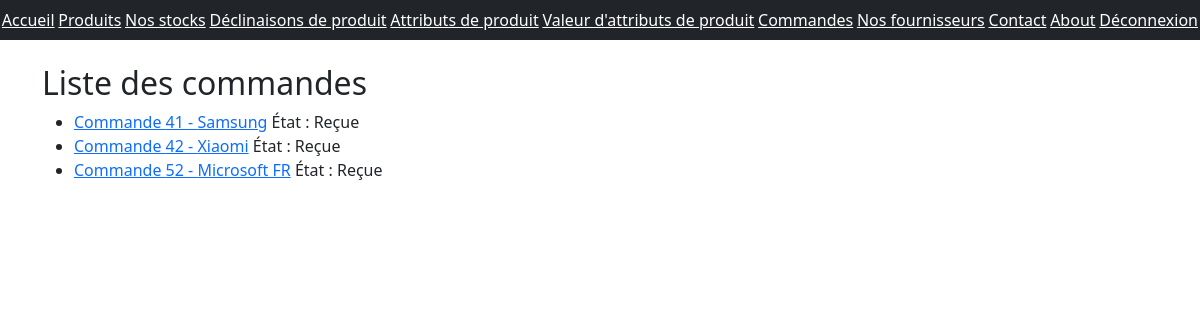
Page /monapp/orders/ (signed in) on the earlier database version.
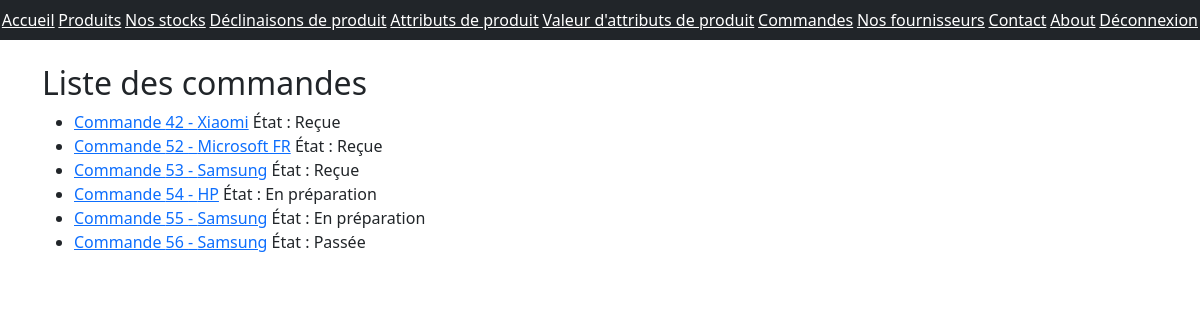
Same page on the later database version.
### monapp/models.py (models this page shows, shortened)
class Order(models.Model):
    STATUS_CHOICES = [
        ('preparation', 'En préparation'),
        ('placed', 'Passée'),
        ('received', 'Reçue'),
    ]
    supplier = models.ForeignKey(Supplier, on_delete=models.CASCADE)
    status = models.CharField(max_length=20, choices=STATUS_CHOICES, default='preparation')
    date_ordered = models.DateTimeField(default=timezone.now)
    items = models.ManyToManyField(OrderItem, related_name='orders')
    date_received = models.DateTimeField(null=True, blank=True,default=timezone.now)

class Supplier(models.Model):
    name = models.CharField(max_length=100)
    contact_info = models.TextField()
    description = models.TextField(blank=True)
    products = models.ManyToManyField('Product', related_name='supplied_by', blank=True)

### monapp/views.py (the view)
@method_decorator(user_passes_test(is_admin), name="dispatch")
class OrderListView(ListView):
    model = Order
    template_name = "monapp/order_list.html"
    context_object_name = "orders"
    def get_queryset(self):
        return Order.objects.all()

### monapp/views.py (called while the page is built)
def is_admin(user):
    return user.is_superuser

### monapp/templates/monapp/order_list.html (shortened to what this page needs)
{% extends 'monapp/base.html' %}
{% block contenu %}
  <h2>Liste des commandes</h2>
  <ul>
    {% for order in orders %}
      <li>
        <a href="{% url 'order-detail' order.id %}">Commande {{ order.id }} - {{ order.supplier.name }}</a>
        <span>État : {{ order.get_status_display }}</span>
      </li>
    {% endfor %}
  </ul>
{% endblock %}

### monapp/templates/monapp/base.html (shortened to what this page needs)
<!DOCTYPE html>
{% load static %}
<html lang="fr">
  <head>
    {% block styles %}
      <link rel="stylesheet" href="{% static 'styles.css' %}" />
      <link href="https://cdn.jsdelivr.net/npm/bootstrap@5.3.3/dist/css/bootstrap.min.css" rel="stylesheet">
    {% endblock %}
  </head>
  <body>
    {% block nav %}
      <nav class="navbar navbar-expand-md navbar-dark bg-dark mb-4 d-flex justify-content-around">
        {% block menu %}
          <a href="{% url 'home' %}">Accueil</a>
          <a href="{% url 'product-list' %}">Produits</a>
          <a href="{% url 'stock' %}">Nos stocks</a>
          <a href="{% url 'product-item-list' %}">Déclinaisons de produit</a>
          <a href="{% url 'product-attribute-list' %}">Attributs de produit</a>
          <a href="{% url 'product-attribute-value-list' %}">Valeur d'attributs de produit</a>
          <a href="{% url 'order-list' %}">Commandes</a>
          <a href="{% url 'suppliers-list' %}">Nos fournisseurs</a>
          <a href="{% url 'contact' %}">Contact</a>
          <a href="{% url 'about' %}">About</a>
          {% if user.is_authenticated %}
            <a href="{% url 'logout' %}">Déconnexion</a>
          {% else %}
            <a href="{% url 'login' %}">Connexion</a>
            <a href="{% url 'register' %}">Inscription</a>
          {% endif %}
        {% endblock %}
      </nav>
    {% endblock %}
    <main role="main" class="container top-pushed">
      <div class="jumbotron">
        {% block contenu %}
        {% endblock %}
      </div>
    </main>
  </body>
</html>

### static/styles.css (style rules this page uses)
nav>a { color: white; }

Differences in the rows shown:
removed Order: id "41", supplier.name "Samsung", status "Reçue"
added Order: id "53", supplier.name "Samsung", status "Reçue"
added Order: id "54", supplier.name "HP", status "En préparation"
added Order: id "55", supplier.name "Samsung", status "En préparation"
added Order: id "56", supplier.name "Samsung", status "Passée"
